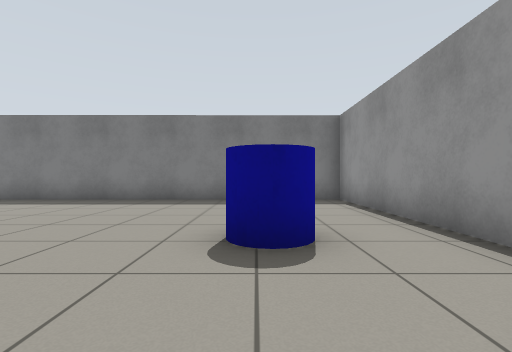
View 1 (above)

12 first-person views from a walk through a Gazebo world. The camera is 0.7 m above the floor, looks level and sees 85° across. The floor is counted in squares, 1 m on a side. Each view is taken from the middle of a square. On the plan, view 1 faces up. The plan holds only what a view shows up to about 9 squares ahead; the rest is blank.

View 2
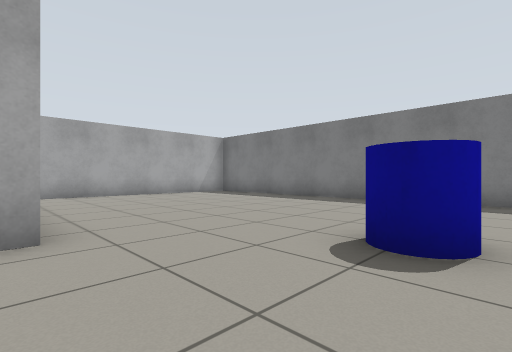

View 3
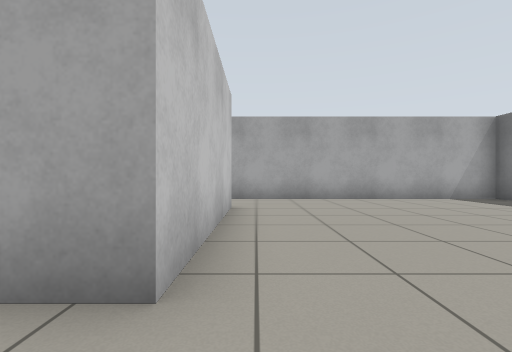

View 4
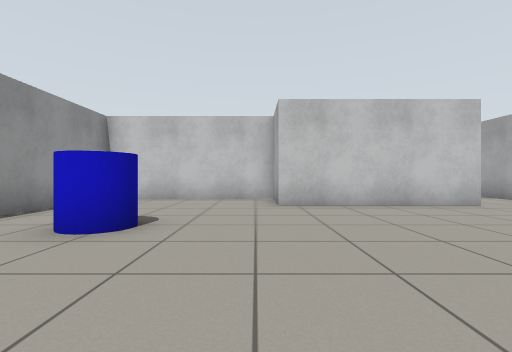

View 5
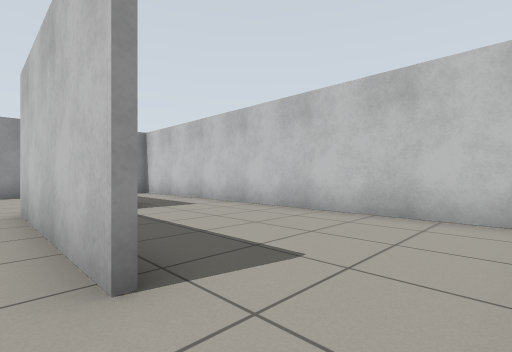

View 6
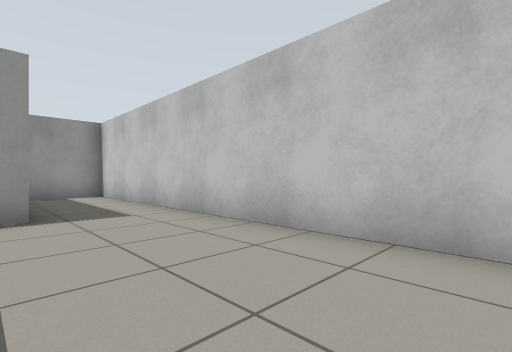

View 7
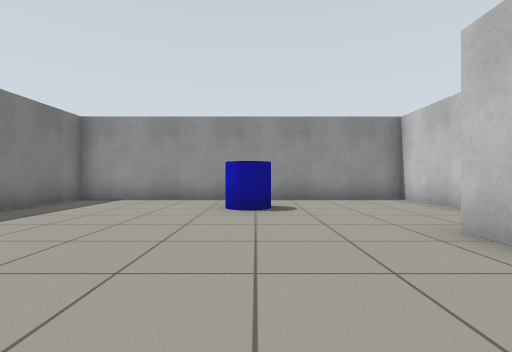

View 8
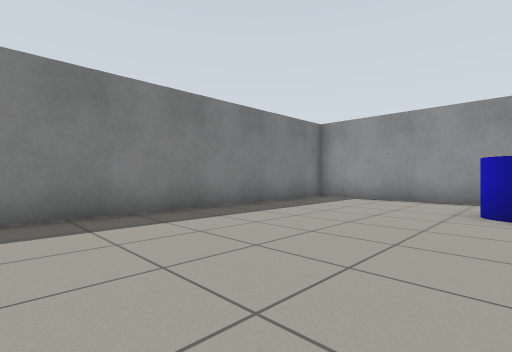

View 9
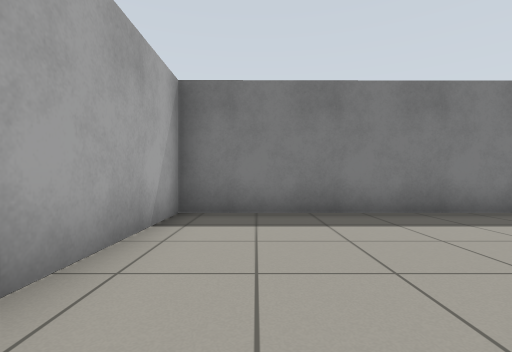

View 10
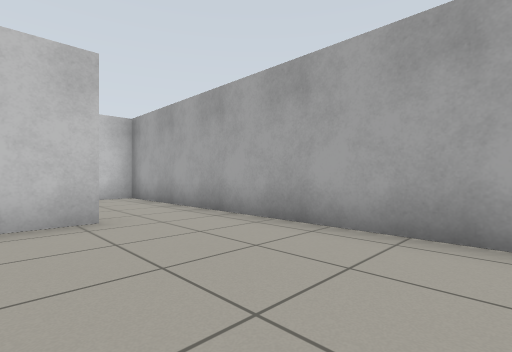

View 11
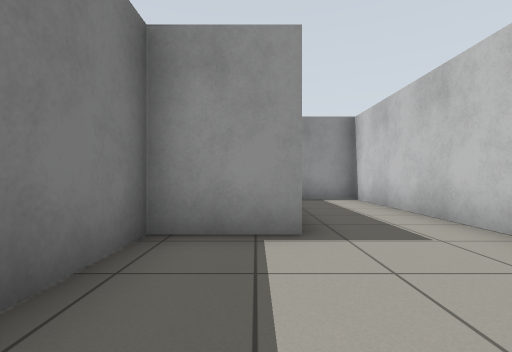

View 12
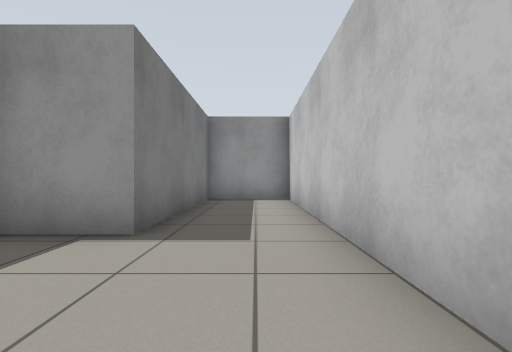

### Floor plan
Points are (right, up) in squares from view 1. A wall is a line through its corners. A room is listed if a view was taken in it or the views show most of it. See-through windows are left out.
Room 1 (views 1, 2, 3, 4, 5, 7, 8, 9, 10)
walls: (-2.6, -1.4) (2.5, -1.4); (-7.4, 0.5) (-2.5, 0.5) (-2.5, -1.1); (2.5, -2) (2.5, 8.3) (-9.5, 8.3) (-9.5, 0.4)
ways out: opening at (-8.5, 0) to room 2
objects: blue cylinder (0, 3)
Room 2 (views 6, 11, 12)
walls: (-9.5, 0.4) (-9.5, -4) (2.5, -4) (2.5, -2); (2.5, -1.6) (-2.7, -1.6) (-2.7, 0.3) (-4.6, 0.3)
ways out: opening at (-8.5, 0) to room 1

Positions as (right, up) in squares from view 1, and headings:
1: (0, 0), facing up
2: (1, 0), facing up-left
3: (-1, 1), facing left
4: (-2, 7), facing down
5: (-9, 1), facing down-right
6: (-8, -1), facing down-right
7: (-6, 3), facing right
8: (-6, 3), facing up-right
9: (-8, 3), facing up
10: (-6, 5), facing down-left
11: (-6, -1), facing right
12: (-6, -3), facing right
